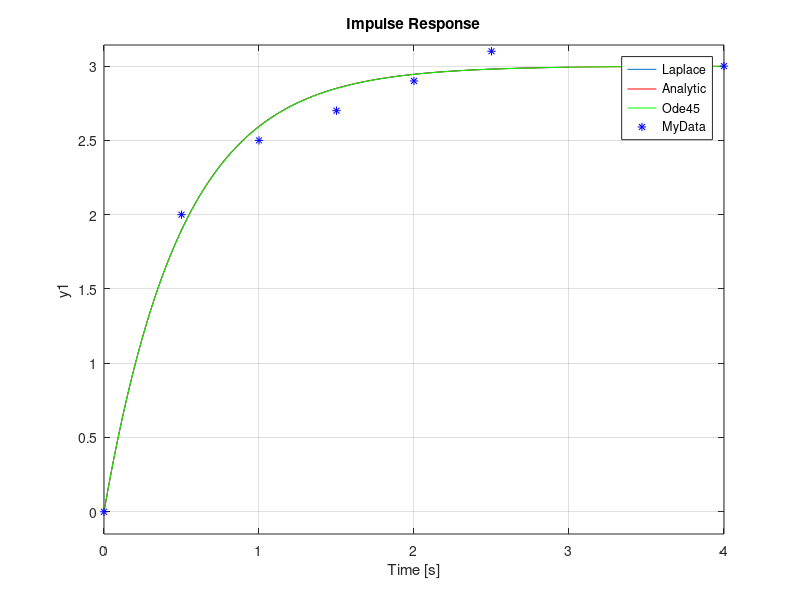

The MATLAB source for this figure:
%%%IS THIS BIG ENOUGH????

function Parameter_Estimation()
global sig a 


clc
close all

%%%%Define our parameters
a = 2;
asymp = 3;
sig = asymp*a;

%%%IMPULSE WAY
%%%zpk stands for zeroes poles and gain
%%%why is gain k? => because gain in a control block diagram is k
%%%what are zeroes => roots for s of the numerator
%%%what are poles => roots of the characteristic equation or the denominator
X = zpk([],[0,-a],[sig]);
%%%Simulate the transfer function
impulse(X)

%%%%Analytic Solution
ta = 0:0.01:10;
xa = sig/a * ( 1 - exp(-a*ta));

hold on
plot(ta,xa,'r-')

%%%%Third Way
[tout,xout] = ode45(@Derivatives,[ta(1) ta(end)],0);

plot(tout,xout,'g-')


%%%%MY DATA
tdata = [0 0.5 1.0 1.5 2.0 2.5 3.0 3.5 4.0];
xdata = [0 2 2.5 2.7 2.9 3.1 3.2 3.0 3.0];

plot(tdata,xdata,'b*')
xlim([tdata(1) tdata(end)])


legend('Laplace','Analytic','Ode45','MyData')

function dxdt = Derivatives(t,x)
global sig a

dxdt = -a*x + sig;
